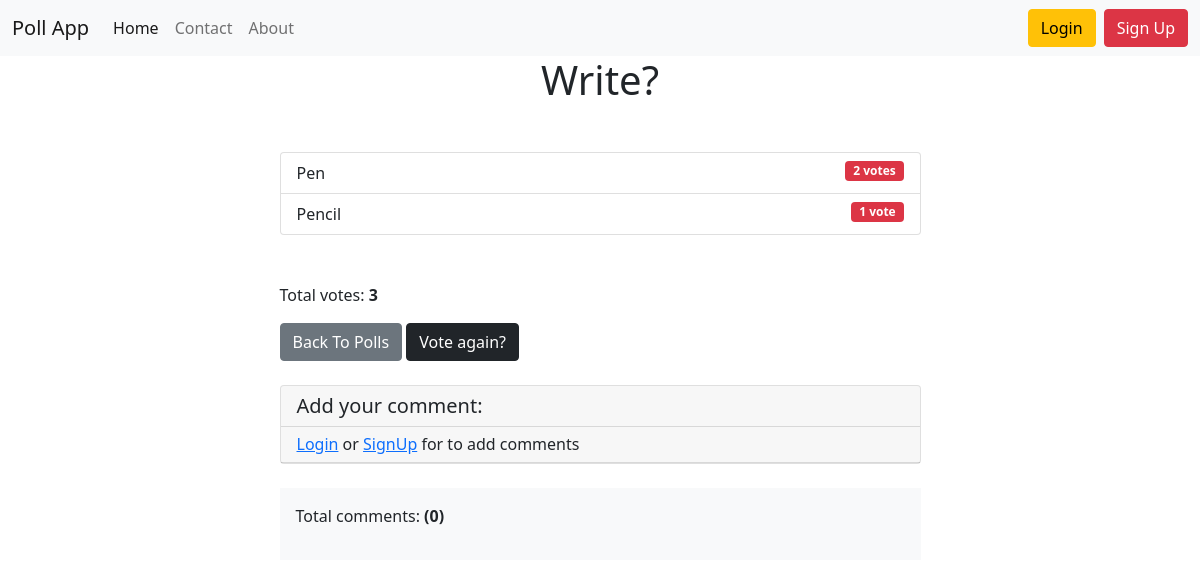
Page /results/write/ on the earlier database version.
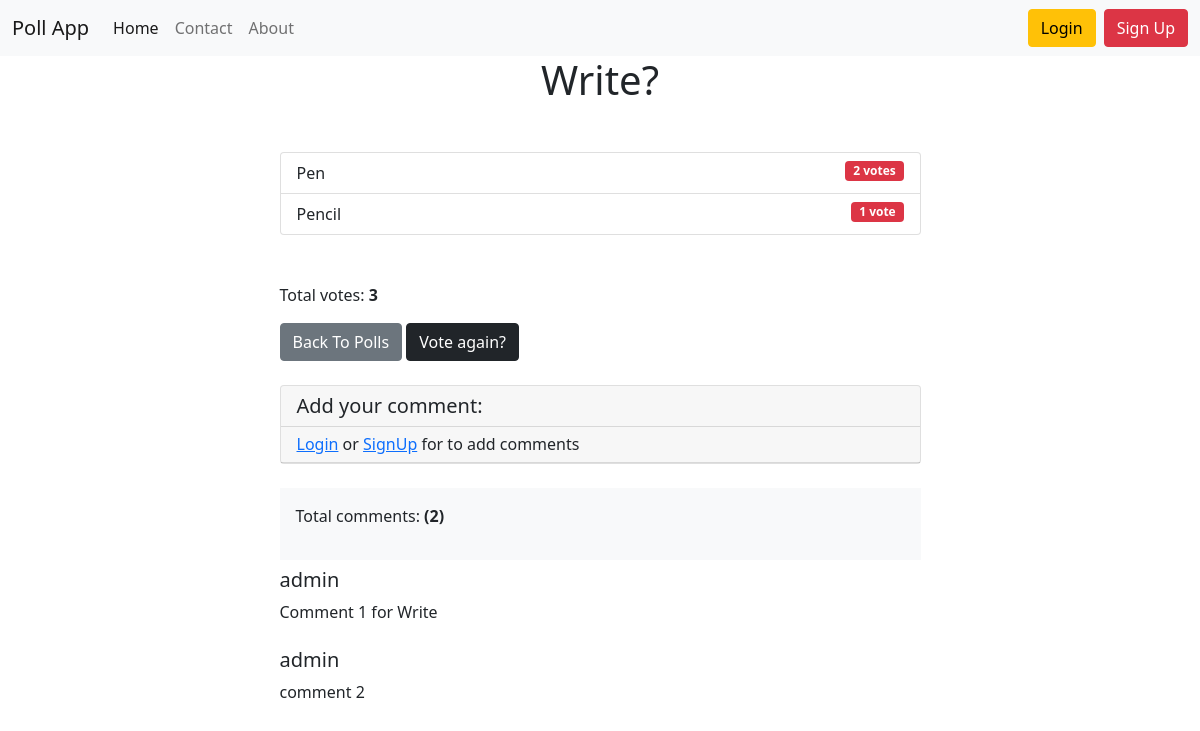
Same page on the later database version.
### poll_app/models.py (models this page shows, shortened)
class Question(models.Model):
    question_text = models.CharField(max_length=100, unique=True)
    slug = models.SlugField(unique=True)
    created_at = models.DateTimeField(auto_now_add=True)
    is_active = models.BooleanField(default=True)
    class Meta:
        ordering = ['-created_at']
    @property
    def total_votes(self):
        return self.choice_set.aggregate(Sum('votes'))['votes__sum']

class Choice(models.Model):
    choice_text = models.CharField(max_length=100)
    votes = models.IntegerField(default=0)
    question = models.ForeignKey(Question, on_delete=models.CASCADE)

class Comment(models.Model):
    author = models.ForeignKey(User, on_delete=models.CASCADE, related_name='author')
    question_relation = models.ForeignKey(Question, on_delete=models.CASCADE, related_name='comments')
    comment_text = models.TextField()
    created_at = models.DateTimeField(auto_now_add=True)
    is_active = models.BooleanField(default=True)

### accounts/models.py (models this page shows)
class User(AbstractUser):
    email = models.EmailField(unique=True)
    email_confirmed = models.BooleanField(default=False)

### poll_app/views.py (the view, shortened to what this page needs)
# urls.py: path('results/<slug:slug>/', ResultsView.as_view(), name='results'),
class ResultsView(SuccessMessageMixin, generic.DetailView, generic.edit.FormMixin):
    model = Question
    template_name = 'poll_app/results.html'
    form_class = CommentForm
    success_message = 'Thank you for your comment!'
    def get_context_data(self, **kwargs):
        context = super().get_context_data(**kwargs)
        context['comm'] = Comment.objects.filter(is_active=True)
        return context

### poll_app/templates/poll_app/results.html (shortened to what this page needs)
{% extends 'base.html' %}
{% block content %}
<h1 class="mb-5 text-center">{{ question.question_text }}</h1>
<ul class="list-group mb-5">
    {% for choice in question.choice_set.all %}
    <li class="list-group-item">
        {{ choice.choice_text }}
        <span class="badge bg-danger float-end">{{ choice.votes }} vote{{ choice.votes | pluralize }}</span>
    </li>
    {% endfor %}
</ul>
<p>Total votes: <b>{{ question.total_votes }}</b></p>
<a class="btn btn-secondary" href="{% url 'poll_app:home' %}">Back To Polls</a>
<a class="btn btn-dark" href="{% url 'poll_app:detail' question.slug %}">Vote again?</a>
<div class="card my-4">
    <h5 class="card-header">Add your comment:</h5>
    {% if user.is_authenticated %}
    <div class="card-body">
        <form method="post">
            {% csrf_token %}
            <div class="form-group">
                {{ form.comment_text }}
            </div>
            <button type="submit" class="btn btn-success">Add comment</button>
        </form>
    </div>
    {% else %}
    <h6 class="card-header"><a href="{% url 'accounts:login' %}">Login</a> or <a href="{% url 'accounts:signup' %}">SignUp</a>
        for to add comments</h6>
    {% endif %}
</div>
<div class="p-3 mb-2 bg-light text-dark">
    <p>Total comments: <b>({{ question.comments.all.count }})</b></p>
</div>
{% for comment in question.comments.all %}
<div class="media mb-4">
    <div class="media-body">
        <h5 class="mt-0">{{ comment.author }}</h5>
        {{ comment.comment_text }}
    </div>
</div>
{% endfor %}
{% endblock %}

### templates/base.html (shortened to what this page needs)
<!DOCTYPE html>
<html lang="en">
<head>
    <link href="https://cdn.jsdelivr.net/npm/bootstrap@5.1.3/dist/css/bootstrap.min.css" rel="stylesheet"
>
</head>
<body>
<nav class="navbar navbar-expand-lg navbar-light bg-light">
    <div class="container-fluid">
        <a class="navbar-brand" href="{% url 'poll_app:home' %}">Poll App</a>
        <div class="collapse navbar-collapse" id="navbarNavAltMarkup">
            <div class="navbar-nav">
                <a class="nav-link active" aria-current="page" href="{% url 'poll_app:home' %}">Home</a>
                <a class="nav-link" href="{% url 'contact:contact' %}">Contact</a>
                <a class="nav-link" href="{% url 'poll_app:about' %}">About</a>
            </div>
        </div>
        {% if request.user.is_authenticated %}
        Welcome, {{ user.username }}
        &ensp;<a class="btn btn-success" href="{% url 'accounts:profile' %}" type="submit">Profile: {{ user.username }}</a>
        &ensp;<a class="btn btn-warning" href="{% url 'accounts:logout' %}" type="submit">Logout</a>
        {% else %}
        <a class="btn btn-warning" href="{% url 'accounts:login' %}" type="submit">Login</a>&ensp;
        <a class="btn btn-danger" href="{% url 'accounts:signup' %}" type="submit">Sign Up</a>
        {% endif %}
    </div>
</nav>
<div class="container">
    <div class="row">
        <div class="col-md-7 m-auto">
            {% block content %}
            {% endblock %}
        </div>
    </div>
</div>
</body>
</html>

Differences in the rows shown:
computed for Question "Write?": comments.all.count "0" → "2"
added Comment: author "admin", comment_text "Comment 1 for Write"
added Comment: author "admin", comment_text "comment 2"
